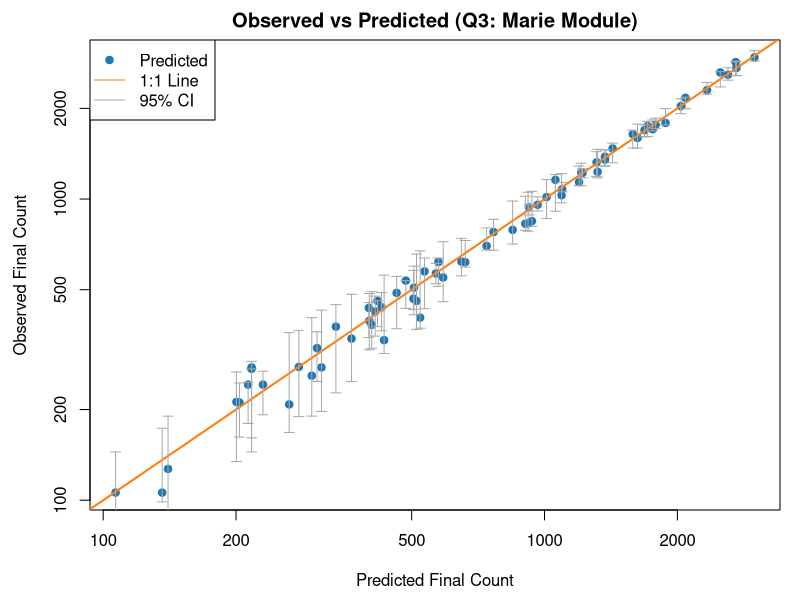
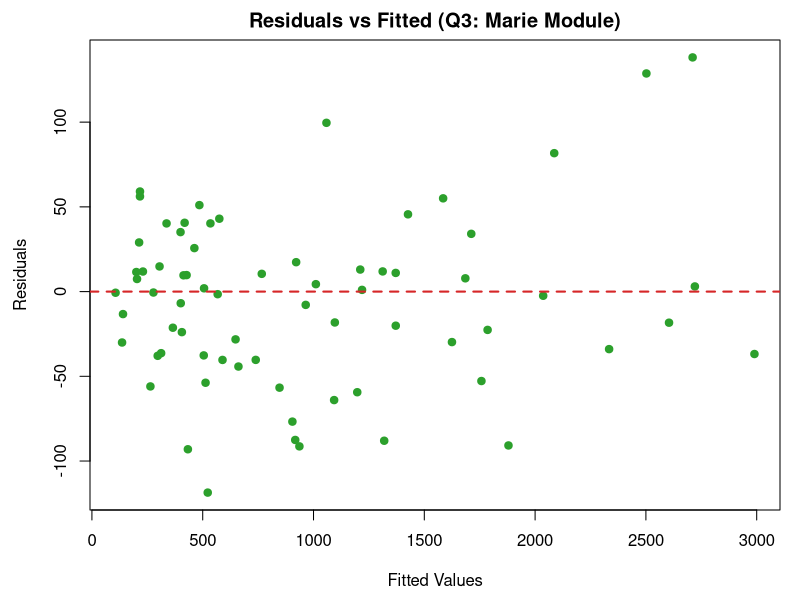

These figures' R source, in order:
#Q3: Marie Model

#Loading data
surv_data <- read.csv("surv.csv")

#Make some important data
init <- surv_data$init
fin <- surv_data$fin
times <- surv_data$times


############################################################
#Replicating the Q1 process in order to get phi1_mle, phi2_mle, sigma_mle
#This part of the code is the same as Q1

neg_log_likelihood_Henri <- function(params, log_fin, log_init, times) {
  phi1 <- params[1]
  phi2 <- params[2]
  log_sigma_sq <- params[3]  # Log-variance to enforce positivity
  sigma_sq <- exp(log_sigma_sq)
  
  residuals <- log_fin - log_init - phi1 - phi2 * times
  n <- length(log_fin)
  
  nll <- (n/2) * (log(2 * pi) + log_sigma_sq) + (1/(2 * sigma_sq)) * sum(residuals^2)
  return(nll)
}

#Calculate the logarithmic data
log_fin <- log(fin)
log_init <- log(init)

#The optim function will be used to find the optiming phi1, phi2 and sigma for the model given the data.
initial_params_Henri <- c(0, 0, 0)  #Simple initial value
result_Henri <- optim(
  par       = initial_params_Henri,
  fn        = neg_log_likelihood_Henri,
  log_fin   = log_fin,
  log_init  = log_init,
  times     = times,
  method    = "BFGS",
  hessian   = TRUE
)


phi1_mle <- result_Henri$par[1]
phi2_mle <- result_Henri$par[2]
sigma_sq_mle <- exp(result_Henri$par[3])
sigma_mle <- sqrt(sigma_sq_mle)

cat("MLE Estimates:\n",
    "φ1 =", phi1_mle, "\n",
    "φ2 =", phi2_mle, "\n",
    "σ =", sigma_mle, "\n")


############################################################
#Start with Marie Module in Q3

#Define negative log-likelihood function of the residuals. 
#Params is a numeric vector of length 3 that holds (theta1, theta2, log_s_sq).
#fin, init, and times are vectors of the same number of observations.
#Extract three variables from the parameter vector.
neg_log_likelihood_Marie <- function(params, fin, init, times) {
  theta1   <- params[1]      
  theta2   <- params[2]      
  log_s_sq <- params[3]     
  
  #Convert log_s_sq to s^2 by exponentiating
  s_sq <- exp(log_s_sq)      
  
  #Compute the predicted final count under the model
  pred <- init * (theta1 * exp(-theta2 * times))
  
  #Calculate residuals (observed - predicted)
  resid <- fin - pred
  
  #Compute the negative log-likelihood contribution.
  nll <- sum(
    0.5 * log(2 * pi) + 0.5 * (log_s_sq + 2 * log(init)) + 0.5 * (resid^2) / (s_sq * init^2)
  )
  
  return(nll) #Return the total negative log-likelihood
}

#Q1-based MLE to initialise Q3 parameters

theta1_init <- exp(phi1_mle)
theta2_init <- -phi2_mle
log_s_sq_init <- log(sigma_mle^2)

initial_params_Marie <- c(theta1_init, theta2_init, log_s_sq_init)

#Optimisation Marie Module
#The optim function will be used to find the optiming theta1, theta2 and log_s_sq for the model given the data.
result_Marie <- optim(
  par   = initial_params_Marie,
  fn    = neg_log_likelihood_Marie,
  fin   = fin,
  init  = init,
  times = times,
  method = "BFGS",
  hessian = TRUE
)

#Extract maximum likelihood estimates from the optimization output
theta1_mle <- result_Marie$par[1] #Extract the estimate for theta1.
theta2_mle <- result_Marie$par[2] #Extract the estimate for theta2.
s_sq_mle   <- exp(result_Marie$par[3]) #The estimate for s^2 is exp(log_s_sq).
s_mle      <- sqrt(s_sq_mle) #The standard deviation s is the square root of s^2.

#print the estimated data
cat("MLE Estimate Marie Module:\n")
cat("theta1 =", theta1_mle, "\n")
cat("theta2 =", theta2_mle, "\n")
cat("s      =", s_mle, "\n")



#Calculate the predicted final counts under Marie's model
predicted_fin_Marie <- init * (theta1_mle * exp(-theta2_mle * times))

#Compute the 95% confidence intervals
lower_bound_Marie <- predicted_fin_Marie - 1.96 * s_mle * init
upper_bound_Marie <- predicted_fin_Marie + 1.96 * s_mle * init

#Plot Observed vs. Predicted final counts, including a line of the best fit
par(mfrow = c(1, 1), mar = c(4.5, 4.5, 2, 1))
plot(predicted_fin_Marie, fin,
     xlab = "Predicted Final Count", 
     ylab = "Observed Final Count",
     main = "Observed vs Predicted (Q3: Marie Module)",
     pch = 19, col = "#1f77b4", log = "xy")
abline(a = 0, b = 1, col = "#ff7f0e", lwd = 2)
arrows(predicted_fin_Marie, lower_bound_Marie, 
       predicted_fin_Marie, upper_bound_Marie,
       length = 0.05, angle = 90, code = 3, col = "darkgray")
#Draw vertical error bars from lower_bound to upper_bound at each predicted value.

legend("topleft",
       legend = c("Predicted", "1:1 Line", "95% CI"),
       col    = c("#1f77b4", "#ff7f0e", "darkgray"),
       pch    = c(19, NA, NA),
       lty    = c(NA, 1, 1))

#Residuals vs Fitted, their log values
residuals_Marie <- fin - predicted_fin_Marie
plot(predicted_fin_Marie, residuals_Marie,
     xlab = "Fitted Values",
     ylab = "Residuals",
     main = "Residuals vs Fitted (Q3: Marie Module)",
     pch = 19, col = "#2ca02c")

#Draw a horizontal line at y=0, helping to see if residuals center around zero.
abline(h = 0, col = "#d62728", lty = 2, lwd = 2)

#comments for Marie Module
#The estimated variance of the residuals is around 0.015.
#As a result, the model may not accurately capture lower count behaviour
#but for higher counts it performs better.
